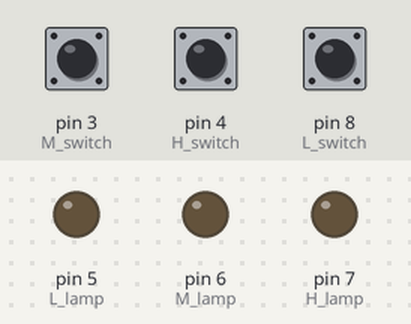
Bench run of a sketch on a simulated Arduino Uno, built with avr-gcc and run on an emulated ATmega328P. On the bench: output pins drawn as LEDs (lit = HIGH). The inputs (shaded band) are chosen by the test bench; at power-on: pin 3 (M_switch) LOW, pin 4 (H_switch) LOW, pin 8 (L_switch) LOW.

Above: at 1.2 s.
1.3 s: pin 3 (M_switch) pulled HIGH for 0.15 s
At 1.6 s:
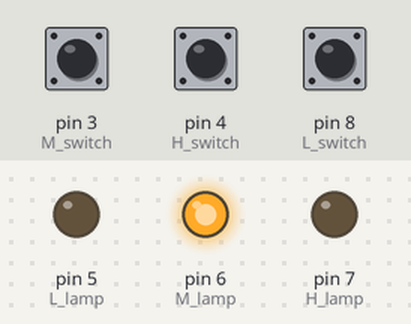
2.9 s: pin 4 (H_switch) pulled HIGH for 0.15 s
At 4.1 s:
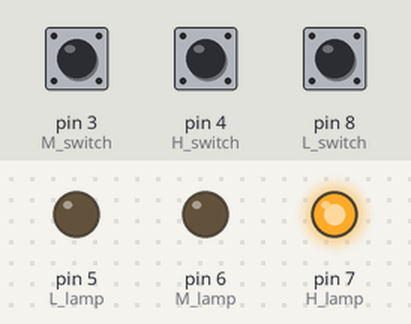
4.5 s: pin 8 (L_switch) pulled HIGH for 0.15 s
At 5.7 s:
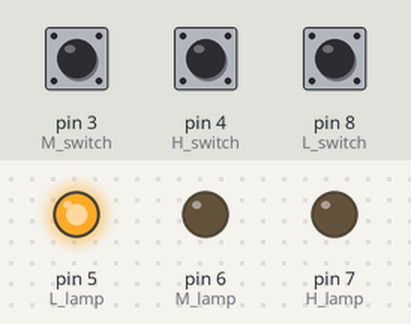
6.1 s: pin 8 (L_switch) pulled HIGH for 1 s
At 7.4 s:
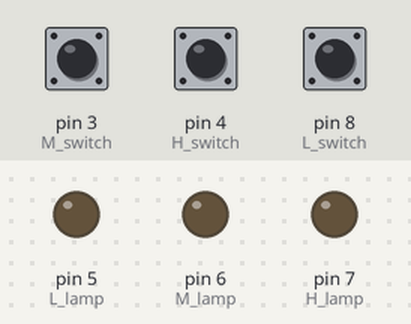
8.6 s: pin 8 (L_switch) pulled HIGH for 3.2 s
At 9.4 s:
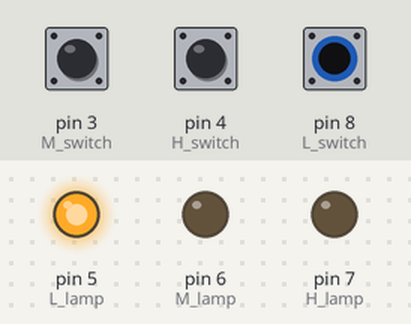
13.3 s: pin 3 (M_switch) driven HIGH and pin 4 (H_switch) driven HIGH
At 13.9 s:
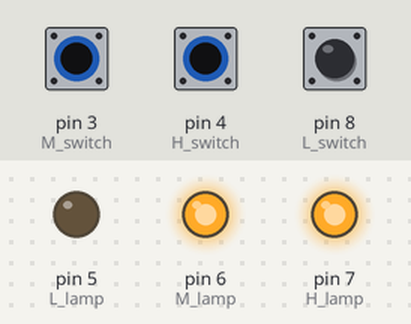
Timing chart, 0 to 15.8 s (numbered marks = the images above; inputs shaded):
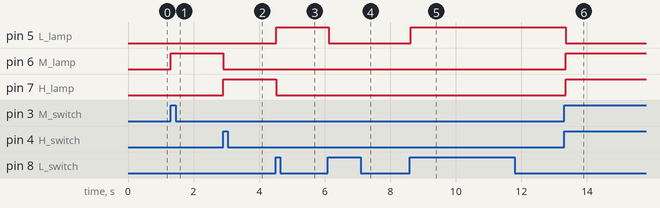

Measured:
- after the input at 1.3 s, pin 6 (M_lamp): LOW → HIGH at once
- after the input at 2.9 s, pin 6 (M_lamp): HIGH → LOW at once; pin 7 (H_lamp): LOW → HIGH at once
- after the input at 4.5 s, pin 5 (L_lamp): LOW → HIGH at once; pin 7 (H_lamp): HIGH → LOW at once
- after the input at 6.1 s, pin 5 (L_lamp): HIGH → LOW at once
- after the input at 8.6 s, pin 5 (L_lamp): LOW → HIGH at once
- after the input at 13.3 s, pin 5 (L_lamp): HIGH → LOW after 0.05 s; pin 6 (M_lamp), pin 7 (H_lamp): LOW → HIGH after 0.05 s

The sketch:

ConsoleECU.ino
```cpp
#include <SPI.h>
#include <mcp2515.h>
const int L_switch = 8;
const int M_switch = 3;
const int H_switch = 4;

const int L_lamp = 5;
const int M_lamp = 6;
const int H_lamp = 7;

int L_state = 0;
int M_state = 0;
int H_state = 0;

int L_out = 0;
int M_out = 0;
int H_out = 0;

int state = 0;
int flag = 0;

struct can_frame canMan;
struct can_frame canAuto;
MCP2515 mcp2515(10);

void setup() {
  Serial.begin(9600);
  pinMode(L_switch, INPUT);
  pinMode(M_switch, INPUT);
  pinMode(H_switch, INPUT);

  pinMode(L_lamp, OUTPUT);
  pinMode(M_lamp, OUTPUT);
  pinMode(H_lamp, OUTPUT);

  canMan.can_id  = 0x09A;
  canMan.can_dlc = 8;
  canMan.data[0] = 0x99;
  canMan.data[1] = 0x00;
  canMan.data[2] = 0x00;
  canMan.data[3] = 0x00;
  canMan.data[4] = 0x00;
  canMan.data[5] = 0x00;
  canMan.data[6] = 0x00;
  canMan.data[7] = 0x00;

  mcp2515.reset();
  mcp2515.setBitrate(CAN_500KBPS, MCP_8MHZ);
  mcp2515.setNormalMode();
}

void loop() {

  L_state = digitalRead(L_switch);
  M_state = digitalRead(M_switch);
  H_state = digitalRead(H_switch);

  state = (L_state || M_state || H_state);
  if (state == LOW) {
    flag = LOW;
  }

  if ((state == !flag) && (state == HIGH)) {
    L_out = (!(L_out)) && L_state;
    M_out = (!(M_out)) && M_state;
    H_out = (!(H_out)) && H_state;
    flag = HIGH;
  }

  digitalWrite(L_lamp, L_out);
  digitalWrite(M_lamp, M_out);
  digitalWrite(H_lamp, H_out);

  if (L_out == 1) {
    canMan.data[0] = 0x99;
    mcp2515.sendMessage(&canMan);
  }

  if (M_out == 1) {
    canMan.data[0] = 0xAA;
    mcp2515.sendMessage(&canMan);
  }

  if (H_out == 1) {
    canMan.data[0] = 0xBB;
    mcp2515.sendMessage(&canMan);
  }

  delay(100);
}
```
